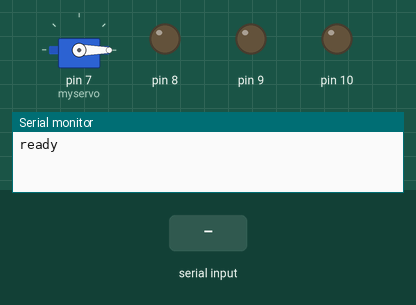
Simulated run of this sketch. Board: Arduino Uno, built with avr-gcc and run on an emulated ATmega328P. Parts: servo, output pins drawn as LEDs (lit = HIGH), the last lines printed to the serial monitor. The inputs (shaded band) are chosen by the test bench.

Above: at 1.2 s.
1.3 s: "A" received over the second serial link
At 1.46 s:
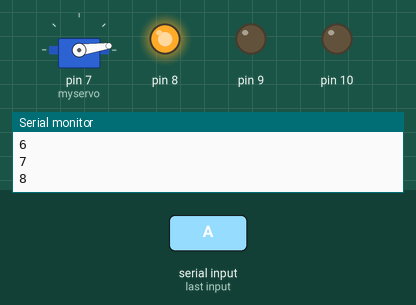
At 3.6 s:
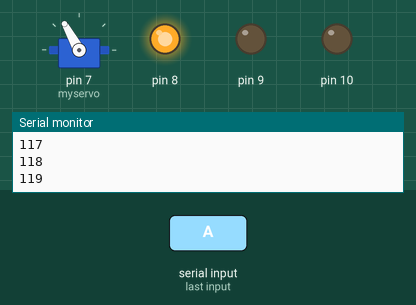
Timing chart, 0 to 14.6 s (numbered marks = the images above; inputs shaded):
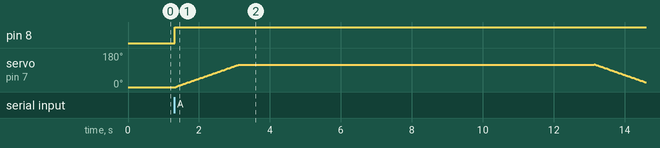

The sketch:

Arduino_Sketch_RecycleCan.ino
```cpp
#include <SoftwareSerial.h>
#include <Servo.h>
SoftwareSerial btm(2,3); // rx tx
Servo myservo;
int angle = 0;
int index = 0;
char data[10];
char c;
boolean flag = false;
void setup() {
 //pinMode(LED_BUILTIN, OUTPUT);
 myservo.attach(7);  // attaches the servo on pin 9 to the servo object
 myservo.write(0);
 Serial.begin(38400);
 Serial.println("ready");
 btm.begin(38400);
 pinMode(8, OUTPUT);
 pinMode(9, OUTPUT);
 pinMode(10, OUTPUT);
}
void loop() {
   if(btm.available() > 0){
     while(btm.available() > 0){
          c = btm.read();
          delay(10); //Delay required
          data[index] = c;
          Serial.println(data[index]);
          btm.println(data[index]);
          index++;
     }
     data[index] = '\0';
     flag = true;
   }
   if(flag){
     processCommand();
     flag = false;
     index = 0;
     data[0] = '\0';
   }
}


void processCommand(){
 char command = data[0];
 char inst = data[1];
 switch(command){
   case 'A':
      //digitalWrite(LED_BUILTIN, HIGH);
      digitalWrite(8,HIGH);
      openCan();
      digitalWrite(8,LOW);
      //digitalWrite(LED_BUILTIN, LOW);
//      btm.println("A recived"); was used for testing
//      Serial.println("A");
   break;
   case 'B':
      digitalWrite(9,HIGH);
      openCan();
      digitalWrite(9,LOW);
//      btm.println("B recived"); was used for testing
//      Serial.println("B");

   break;
      case 'C':
      digitalWrite(10,HIGH);
      openCan();
      digitalWrite(10,LOW);
//      btm.println("C recived"); was used for testing
//      Serial.println("C");

//   break;        Only 3 lids for now
//      case 'D':
//      //digitalWrite(LED_BUILTIN, HIGH);
//      openCan();
//      //digitalWrite(LED_BUILTIN, LOW);
//      btm.println("D recived");
//      Serial.println("D");


   break;
      default:
      openCan();
//      btm.println("Didnt reconize the signal");  was used for testing
//      Serial.println("Def");
    break;
 }
}

void openCan()
{
    for(angle=0;angle<120;angle++)
  {
    myservo.write(angle);
    delay(15);
    Serial.println(angle);
  }
  delay(10000);
    for(angle=120;angle>0;angle--)
  {
    myservo.write(angle);
    delay(15);
    Serial.println(angle);
  }

}
```

Measured:
- after the input at 1.3 s, pin 8: LOW → HIGH at once; servo on pin 7 (myservo): rises from 0° to 120° in 11.8 s, then falls to 26° in 1.4 s
